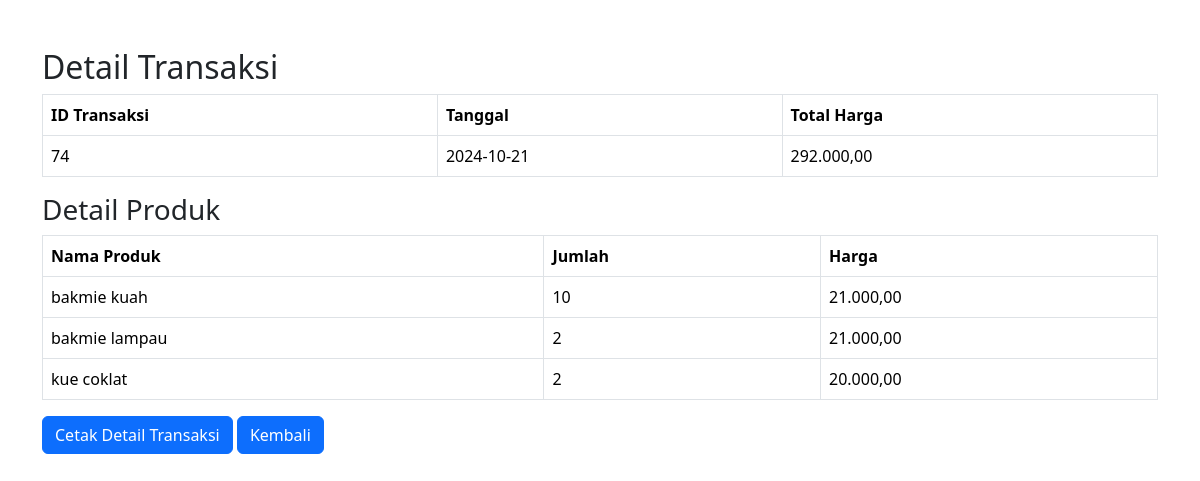
The app's page /view/detail_transaksi.php?id_transaksi=74 (signed in) with its own data.
### tables this page shows
CREATE TABLE `detail_transaksi` (
  `id_detail` int(11) NOT NULL,
  `id_transaksi` int(11) NOT NULL,
  `id_produk` int(11) NOT NULL,
  `jumlah` int(11) NOT NULL,
  `harga` int(11) NOT NULL
);

CREATE TABLE `produk` (
  `id_produk` int(11) NOT NULL,
  `id_kategori` int(11) NOT NULL,
  `nama_produk` varchar(255) NOT NULL,
  `harga` decimal(10,2) NOT NULL,
  `stok` int(11) NOT NULL
);

### logic/functions.php (called while the page is built, shortened)
<?php
function ambilDetailTransaksi($mysqli, $transaksiId)
{
    $stmt = $mysqli->prepare("
        SELECT t.id_transaksi, t.tanggal, t.total_harga, p.nama_produk, dt.jumlah, p.harga
        FROM transaksi t
        JOIN detail_transaksi dt ON t.id_transaksi = dt.id_transaksi
        JOIN produk p ON dt.id_produk = p.id_produk
        WHERE t.id_transaksi = ?
    ");
    $stmt->bind_param("i", $transaksiId);
    $stmt->execute();
    $result = $stmt->get_result();
    $transaksi = [
        'id_transaksi' => null,
        'tanggal' => null,
        'total_harga' => 0,
        'produk' => []
    ];
    while ($row = $result->fetch_assoc()) {
        if ($transaksi['id_transaksi'] === null) {
            $transaksi['id_transaksi'] = $row['id_transaksi'];
            $transaksi['tanggal'] = $row['tanggal'];
            $transaksi['total_harga'] = $row['total_harga'];
        }
        $produk = [
            'nama_produk' => $row['nama_produk'],
            'jumlah' => $row['jumlah'],
            'harga' => $row['harga'],
        ];
        $transaksi['produk'][] = $produk;
    }
    return $transaksi;
}

### view/detail_transaksi.php (the view, shortened to what this page needs)
<?php
include "../class/Transaksi.php";
include "../logic/functions.php";
$transaksiId = $_GET['id_transaksi'];
try {
    $transaksiDetails = ambilDetailTransaksi($mysqli, $transaksiId);
} catch (Exception $e) {
    echo "Error: " . $e->getMessage();
    exit();
}
?>
<!DOCTYPE html>
<html lang="id">
<head>
    <link href="https://cdn.jsdelivr.net/npm/bootstrap@5.3.3/dist/css/bootstrap.min.css" rel="stylesheet">
</head>
<body>
    <div class="container mt-5">
        <h2>Detail Transaksi</h2>
        <table class="table table-bordered">
            <thead>
                <tr>
                    <th>ID Transaksi</th>
                    <th>Tanggal</th>
                    <th>Total Harga</th>
                </tr>
            </thead>
            <tbody>
                <tr>
                    <td><?= $transaksiDetails['id_transaksi'] ?></td>
                    <td><?= $transaksiDetails['tanggal'] ?></td>
                    <td><?= number_format($transaksiDetails['total_harga'], 2, ',', '.') ?></td>
                </tr>
            </tbody>
        </table>
        <h3>Detail Produk</h3>
        <table class="table table-bordered">
            <thead>
                <tr>
                    <th>Nama Produk</th>
                    <th>Jumlah</th>
                    <th>Harga</th>
                </tr>
            </thead>
            <tbody>
                <?php foreach ($transaksiDetails['produk'] as $produk): ?>
                    <tr>
                        <td><?= $produk['nama_produk'] ?></td>
                        <td><?= $produk['jumlah'] ?></td>
                        <td><?= number_format($produk['harga'], 2, ',', '.') ?></td>
                    </tr>
                <?php endforeach; ?>
            </tbody>
        </table>
        <button class="btn btn-primary" onclick="printData()">Cetak Detail Transaksi</button>
        <a href="transaksi.php" class="btn btn-primary">Kembali</a>
    </div>
</body>
</html>

### records on screen
detail_transaksi: id_produk.nama_produk "bakmie kuah", jumlah "10", id_produk.harga "21.000,00"
detail_transaksi: id_produk.nama_produk "bakmie lampau", jumlah "2", id_produk.harga "21.000,00"
detail_transaksi: id_produk.nama_produk "kue coklat", jumlah "2", id_produk.harga "20.000,00"

### other values on screen
$transaksiDetails['id_transaksi'] "74"
$transaksiDetails['tanggal'] "2024-10-21"
$transaksiDetails['total_harga'] "292.000,00"
